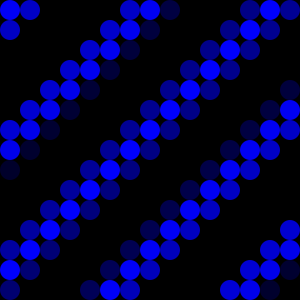
Frame 1 (no input)
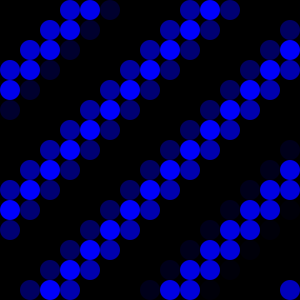
Frame 60 (the mouse pressed at the canvas centre just before this capture)
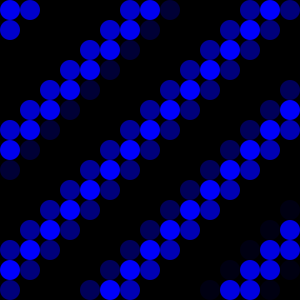
Frame 120 (the mouse held since frame 60 and released just before this capture)

The Processing sketch that drew these frames (run headless with seeded random() and noise(); from frame 60 on, the mouse is pressed at the canvas centre):

// Processing sketch: tixy_2
// ── tixy_2.pde
void setup() {
  size(300,300);
  noStroke();
}

float ripple( float t, float x, float y, float p ) {
  return sin((t-sqrt(x*x+y*y))+p);
}

float rLine( float t, float x, float y, float p ) {
  return sin((t-p*x-y));
}

float tixy_r( float t, float i, float x, float y ) {
  return 0;
  //return ripple(t,x-14,y-8,0);
}

float tixy_g( float t, float i, float x, float y ) {
  return 0;
  //return ripple(t*2,x-0,y-0,PI/6);
}

float tixy_b( float t, float i, float x, float y ) {
  return rLine(t*3,x-0,y-14,1);
}

float tixy_s( float t, float i, float x, float y ) {
  return 1.0;
  //ripple(t*4,x-7.5,y-7.5,PI*3/6);
}

void draw() {
  background(0);
  int i = 0;
  for( int x = 0; x < 16; ++x ) {
    for( int y = 0; y < 16; ++y ) {
      float t = millis()/1000.0f;
      float s = tixy_s(t,i,x,y);
      float r = tixy_r(t,i,x,y);
      float g = tixy_g(t,i,x,y);
      float b = tixy_b(t,i,x,y);
      if( s > 1.0 ) s = 1.0f;
      if( s < 0 ) s = 0f;
      
      fill(r*255,g*255,b*255);
      circle(20*(x+1)-10,20*(y+1)-10,20*s);
      ++i;
    }
  }
}
/*
float ripple( float x, float y, float t, float s ) {
  return sin(t-s*sqrt(x*x+y*y));
}

float ripple( float x, float y, float t ) {
  return ripple(x,y,t,1);
}

float mouseZ = 1.0f;
void mouseWheel(MouseEvent event) {
  mouseZ += event.getCount() * 0.1f;
}
*/
